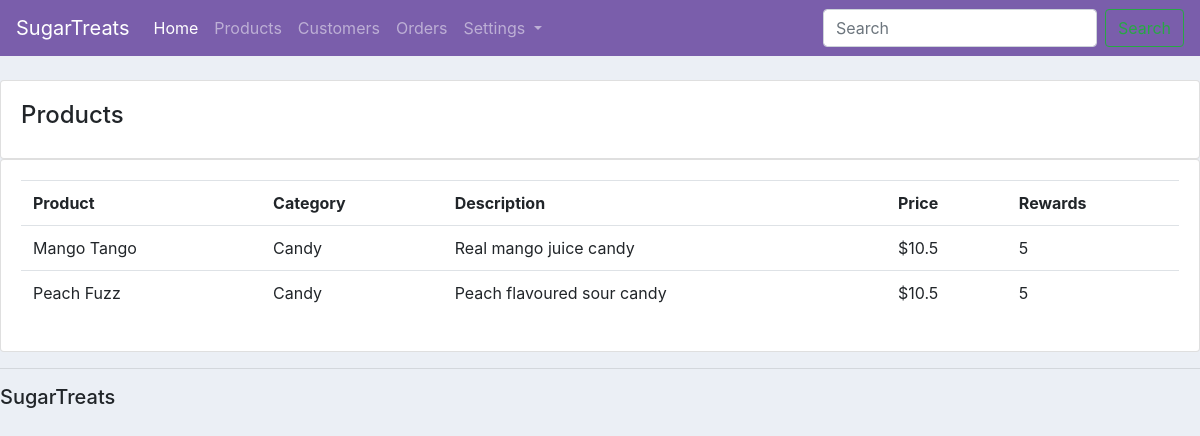
Before: /products/ with the older database file.
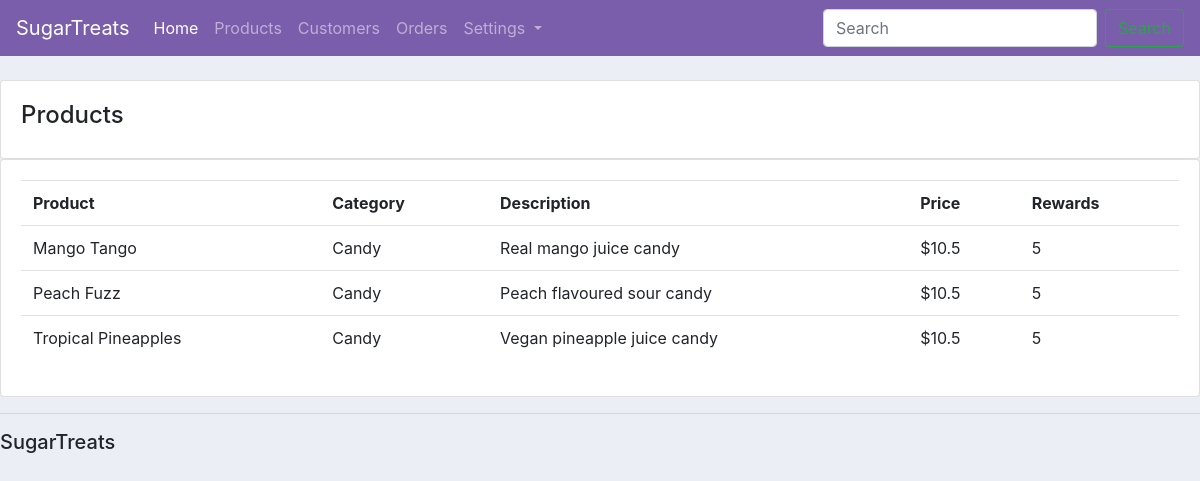
After: the same page with the newer database file.
### ecomm/models.py (models this page shows, shortened)
class Product(models.Model):
    CATEGORY = (
        ("Candy", "Candy"),
        ("Chocolate", "Chocolate"),
        ("Gift box", "Gift box"),
        ("Chocolate bar", "Chocolate bar"),
    )
    name = models.CharField(max_length=200, null=True)
    product_num = models.CharField(max_length=100, unique=True)
    description = models.TextField(max_length=200, null=True)
    category = models.CharField(max_length=200, null=True, choices = CATEGORY)
    price = models.FloatField(null = True)
    date_created=models.DateTimeField(auto_now_add=True, null=True)
    tags = models.ManyToManyField(Tag, blank = True)
    rewards = models.IntegerField(null = True)

### ecomm/views.py (the view)
# urls.py: path("products/", views.products, name = "products"),
def products(request):
    products = Product.objects.all().order_by("name")
    return render(request, "ecomm/products.html", {"products": products})

### ecomm/templates/ecomm/products.html
{% extends "ecomm/main.html" %}
{% block content %}
<br>
<div class = "row">
    <div class ="col-md">
        <div class = "card card-body">
            <h4>Products</h4>
        </div>
        <div class = "card card-body">
            <table class = "table">
                <tr>
                    <th>Product</th>
                    <th>Category</th>
                    <th>Description</th>
                    <th>Price</th>
                    <th>Rewards</th>
                </tr>
                {% for i in products %}
                    <tr>
                        <td>{{i.name}}</td>
                        <td>{{i.category}}</td>
                        <td>{{i.description}}</td>
                        <td>${{i.price}}</td>
                        <td>{{i.rewards}}</td>
                    </tr>
                {% endfor %}
            </table>
        </div>
    </div>
</div>
{% endblock content %}

Changed rows visible on the page:
added Product: name "Tropical Pineapples", category "Candy", description "Vegan pineapple juice candy", price "10.5", rewards "5"
